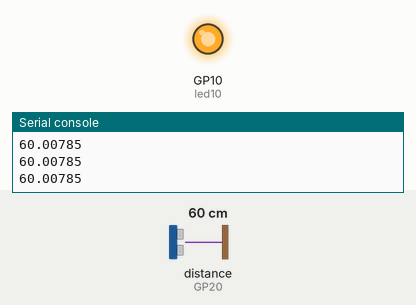
Bench run of a program on a simulated Raspberry Pi Pico running MicroPython. On the bench: output pins drawn as LEDs (lit = HIGH), the last lines printed to the serial console. The test bench sets the inputs (shaded band); at power-on: distance to the obstacle (sensor on GP20) 60 cm. The echo pulse lasts 58.3 µs per cm.

Above: at 1.2 s.
1.3 s: distance to the obstacle (sensor on GP20) set to 16 cm
2.8 s: distance to the obstacle (sensor on GP20) set to 12 cm
At 3.3 s:
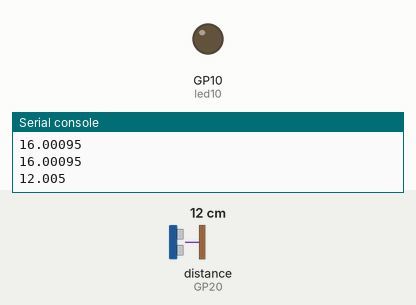
4.5 s: distance to the obstacle (sensor on GP20) set to 18 cm
At 5.7 s:
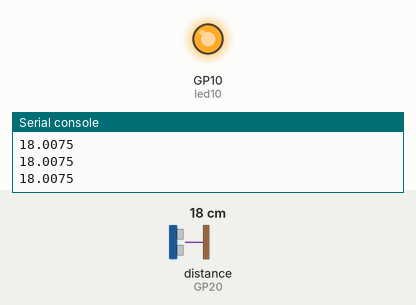
6.0 s: distance to the obstacle (sensor on GP20) set to 2 cm
At 7.1 s:
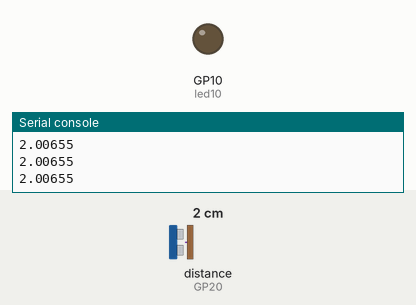
Timing chart, 0 to 8.5 s (numbered marks = the images above; inputs shaded):
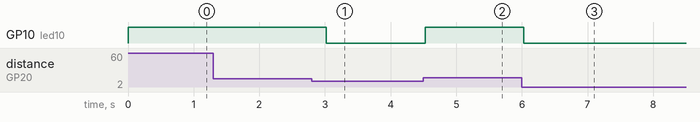

Measured:
- the behaviour switches between 15 and 14 cm on distance to the obstacle (sensor on GP20) (found by bisection; images 0 and 1)
- after the input at 2.8 s, GP10 (led10): HIGH → LOW after 0.22 s
- after the input at 4.5 s, GP10 (led10): LOW → HIGH at once
- after the input at 6.0 s, GP10 (led10): HIGH → LOW at once

The program:

mission3.py
```python
from picozero import DistanceSensor, LED
from time import sleep

ds = DistanceSensor(echo=20, trigger=21) #거리측정 코드
led10 = LED(10)

while True:
    dscm = ds.distance * 100 #cm로 바꿔주기 위한 코드
    print(dscm)
    if dscm > 15:
        led10.on()
    else :
        led10.off()
    sleep(0.5)
```
